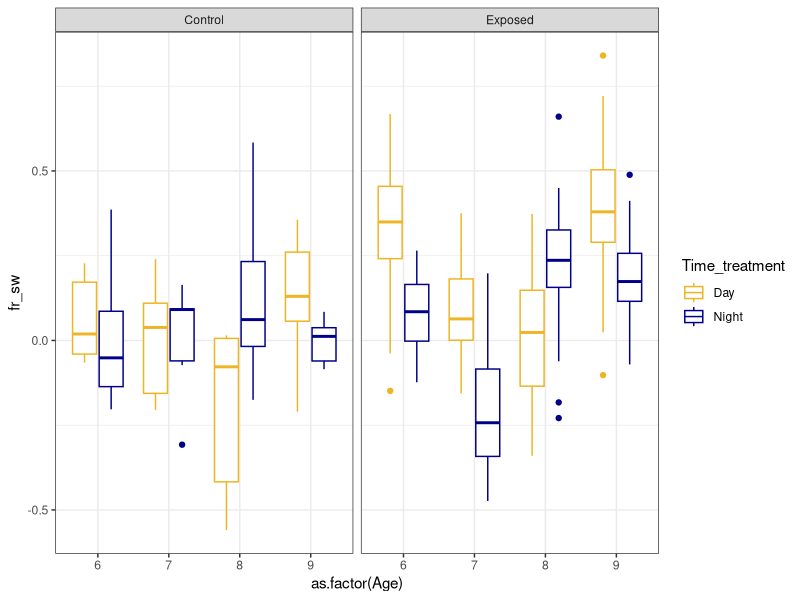
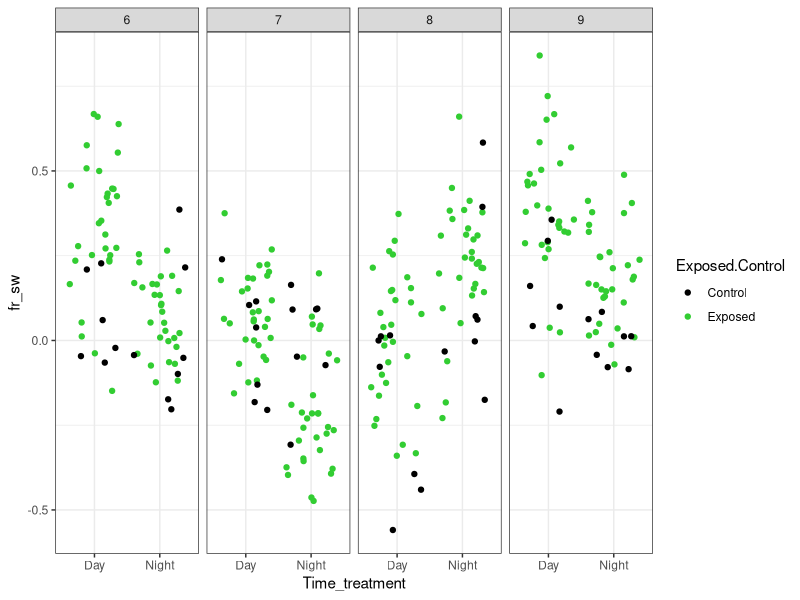
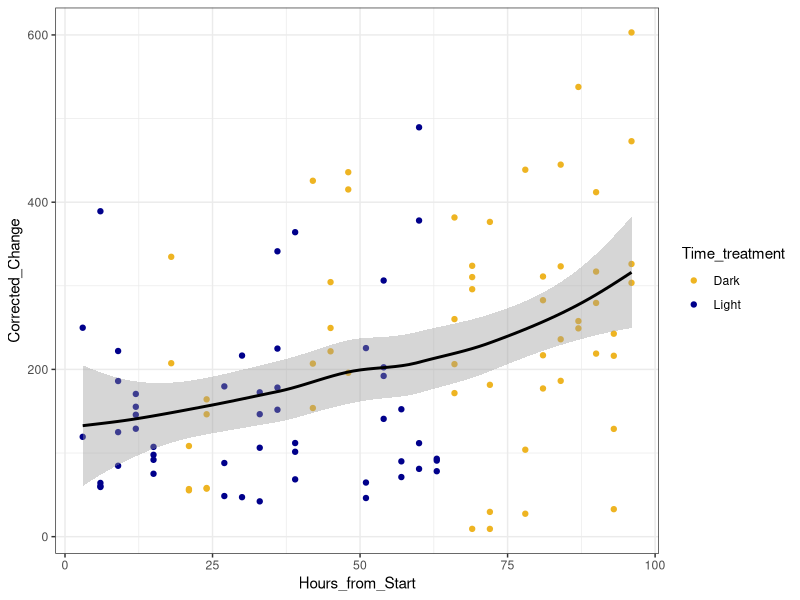
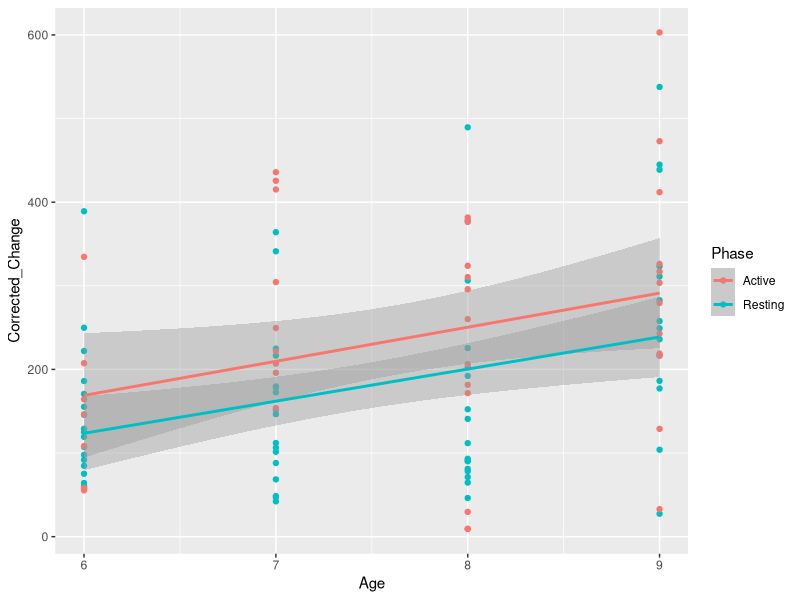
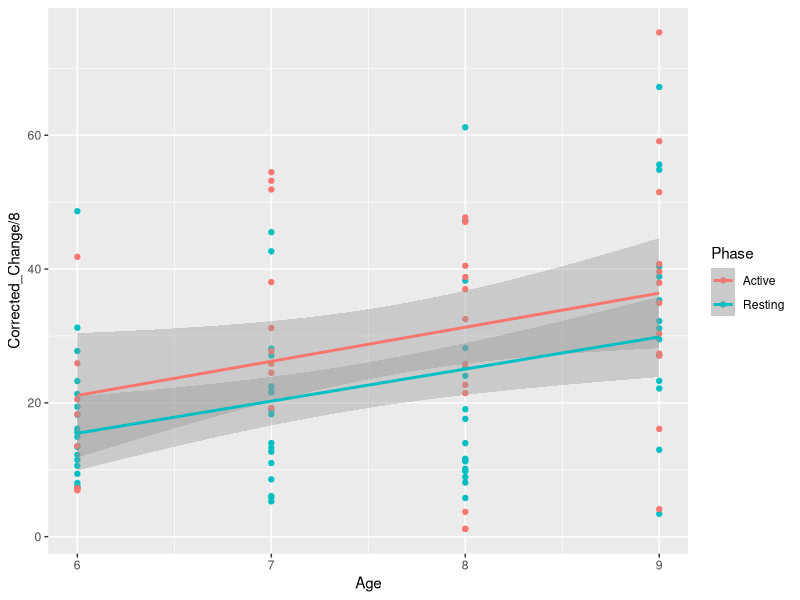
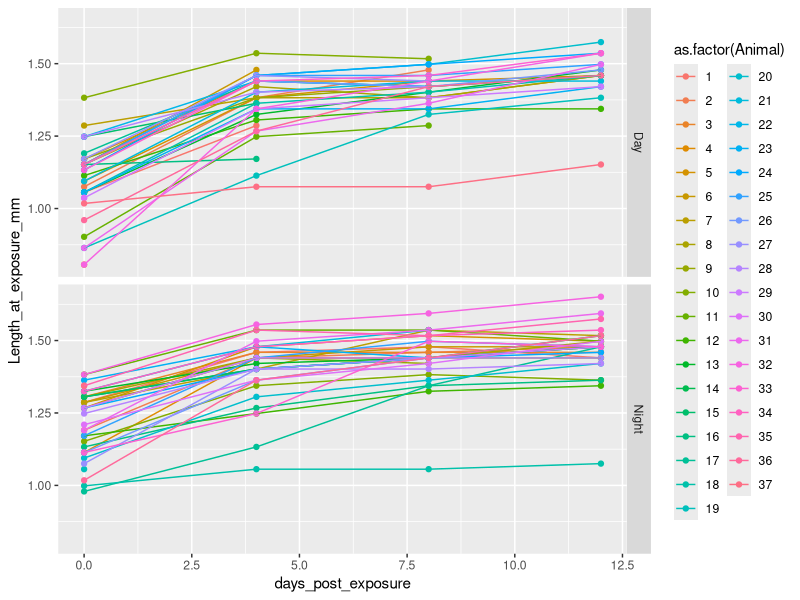
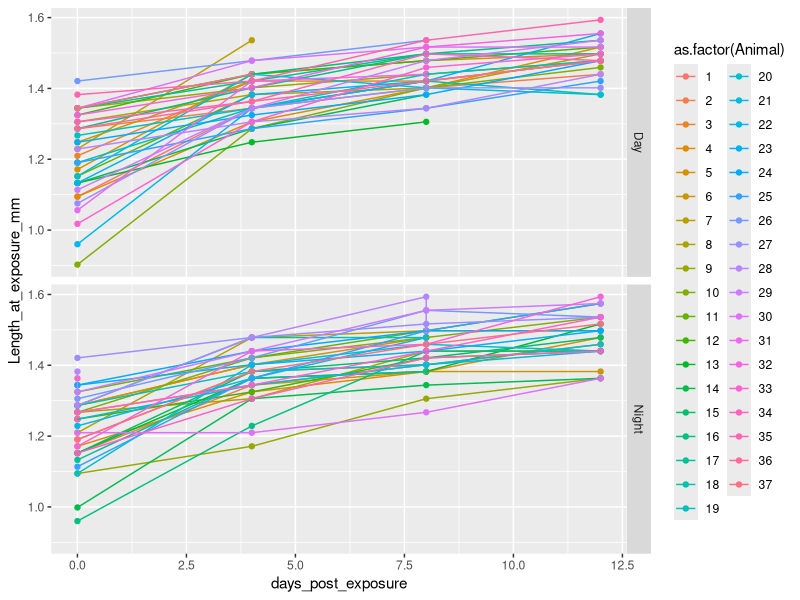
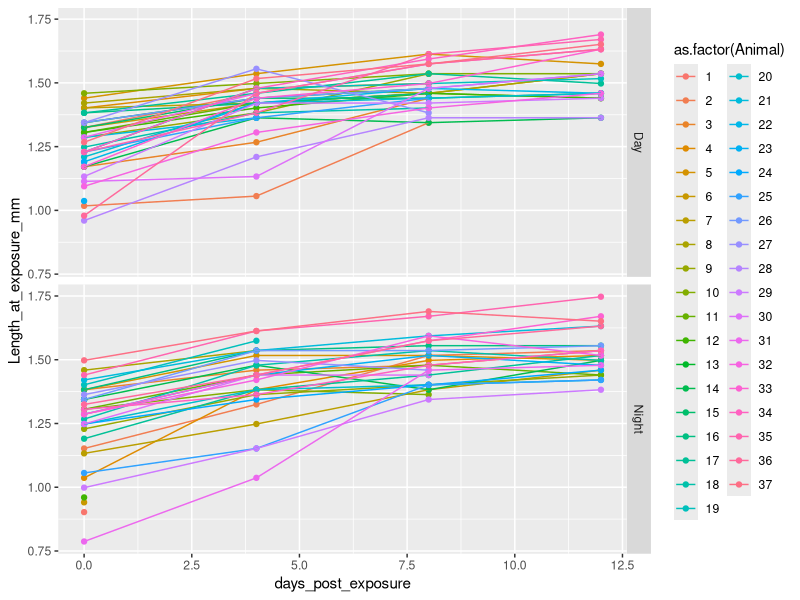

The R script that drew these images, in order:
## ---- chunk 1

library(tidyverse)
library(patchwork)

knitr::opts_chunk$set(echo = TRUE)
## ---- chunk 2
feed_data<-read.csv("data/feeding_data_3.28.21.csv", header=T)

po<-read.csv("data/4_Day_PO.csv", header = T) #Corrected_Change is the Active PO per sample (8 ind. per sample)

growth<-read.csv("data/growth_data_3.28.21.csv", header=T)

life<-read.csv("data/life_data_3.28.21.csv", header =T)

## ---- chunk 3
#calculate the mean of the controls for each plate
summary_data <- feed_data %>%
  group_by(Plate_Control) %>%
  mutate(control_mean = mean(Control_Flour_Reading, na.rm = T)) %>%
  select(Plate_Control, control_mean) %>%
  distinct() %>% as.data.frame()

#remove extra row
summary_data  <- summary_data[!(summary_data$Plate_Control == ""),]

#match control mean with plate treatment
map = setNames(summary_data$control_mean,summary_data$Plate_Control)
feed_data$control_mean <- map[as.character(feed_data$Plate_Treatment)]

#volume, mL
v = 10

#time, hours
t = 9

##difference in feeding compared to control
k=feed_data$control_mean/feed_data$Flourometry_Reading

##calculate feeding rate (Sarnelle and Wilson)
feed_data$fr_sw <- log(k) * (v/t)

#calculate mean feeding rate per animal (keep rate > 0)
animal_mean <- feed_data %>%
  #keep fr_sw values > 0
  #filter(fr_sw > 0) %>% #this removes 64 animals...
  #group based on these variables
  group_by(Time_treatment, Age, Animal, Exposed.Control) %>%
  #means based on groups above
  summarise(fr_sw = mean(fr_sw, na.rm=TRUE)) 

## ---- chunk 4
#combine feeding rates with life history data 
merge(animal_mean, life, by=c("Age", "Time_treatment", "Animal", "Exposed.Control"), keep=TRUE) %>%
  mutate(id = paste(Age,
                    Time_treatment,
                    Animal,
                    Exposed.Control, 
                    sep = "_")) %>%
           as.data.frame()->all.data


#create id for growth data 
growth %>%
  mutate(id = paste(Age,
                    Time_treatment,
                    Animal,
                    Exposed.Control, 
                    sep = "_")) %>%
           as.data.frame()->growth
## ---- chunk 5
all.data %>%
  filter(Sex == "F")%>%
  ggplot()+
  geom_boxplot(aes(x=as.factor(Age), y=fr_sw, color=Time_treatment))+
  scale_color_manual(values=c("goldenrod2", "darkblue"))+
  facet_grid(.~Exposed.Control)+
  theme_bw()

all.data %>%
  filter(Sex == "F")%>%
  ggplot()+
  geom_jitter(aes(x=Time_treatment, y=fr_sw, color=Exposed.Control))+
  scale_color_manual(values=c("black", "limegreen"))+
  facet_grid(.~Age)+
  theme_bw()

## ---- chunk 6
po %>%
  ggplot()+
  geom_point(aes(x=Hours_from_Start, y =Corrected_Change, color=Time_treatment))+
  scale_color_manual(values=c("goldenrod2", "darkblue"))+
  geom_smooth(aes(x=Hours_from_Start, y =Corrected_Change), color="black", span=1)+
  theme_bw()

po %>%
  ggplot(aes(x=Age, y = Corrected_Change, color=Phase))+
  geom_point()+
  geom_smooth(method="lm")

po %>%
  ggplot(aes(x=Age, y = Corrected_Change/8, color=Phase))+
  geom_point()+
  geom_smooth(method="lm")

## ---- chunk 7
growth %>%
  filter(Age == 6) %>%
  ggplot(aes(x=days_post_exposure, y=Length_at_exposure_mm, color=as.factor(Animal)))+
  geom_point()+
  geom_line()+
  facet_grid(Time_treatment~.)

growth %>%
  filter(Age == 7) %>%
  ggplot(aes(x=days_post_exposure, y=Length_at_exposure_mm, color=as.factor(Animal)))+
  geom_point()+
  geom_line()+
  facet_grid(Time_treatment~.)

growth %>%
  filter(Age == 8) %>%
  ggplot(aes(x=days_post_exposure, y=Length_at_exposure_mm, color=as.factor(Animal)))+
  geom_point()+
  geom_line()+
  facet_grid(Time_treatment~.)

growth %>%
  filter(Age == 9) %>%
  ggplot(aes(x=days_post_exposure, y=Length_at_exposure_mm, color=as.factor(Animal)))+
  geom_point()+
  geom_line()+
  facet_grid(Time_treatment~.)

#lag and lead

## ---- chunk 8

# infection prevalence
all.data %>%
  filter(Time_treatment == "Exposed" | Sex == "F") %>%
  ggplot(aes(x=Age, y=infected, color=Time_treatment))+
  scale_color_manual(values=c("goldenrod2", "darkblue"))+
  geom_jitter(width = .1, height = .1)+
  geom_smooth(method="lm")+
  scale_y_continuous(limits=c(-.1,1))+
  scale_x_continuous(breaks=c(6,7,8,9))+
  theme_bw()


#infection intensity
life %>%
  filter(Time_treatment == "Exposed"| Sex == "F") %>%
  ggplot(aes(x=Age, y=spore_counts, color=Time_treatment))+
  scale_color_manual(values=c("goldenrod2", "darkblue"))+
  #geom_jitter(width=.25)+
  geom_point()+
  geom_smooth(method="lm")+
  theme_bw()

## ---- chunk 9

#total offspring
all.data %>%
  filter(Sex == "F") %>%
  #filter(infected != "NA") %>%     #removes controls
  ggplot(aes(x=Time_treatment, y=total_offspring, fill=as.factor(infected)))+
  geom_boxplot()+
  facet_grid(~Age)


#age at first clutch
all.data %>% 
  filter(Sex == "F") %>%
  #filter(infected != "NA") %>%     #removes controls
  ggplot(aes(x=Time_treatment, y=age_at_first_clutch, fill=as.factor(infected)))+
  geom_boxplot()+
  facet_grid(~Age)

## ---- chunk 10

#Does PO differ across a day (Resting = Light hours, Active = dark hours) and across ages? 
summary(po_model<-glm(Corrected_Change ~ Phase*as.factor(Age), data=po))
plot(po_model)

newdata<-expand.grid(Phase=c("Active", "Resting"), Age = 6:9)
newdata$preds<-predict(po_model, newdata=newdata)

newdata %>%
  ggplot()+
  geom_line(aes(x=Age, y=preds, color=Phase))+
  geom_point(po, mapping=aes(x=Age, y=Corrected_Change, color=Phase), alpha = 0.5)
## ---- chunk 11
prev <- all.data %>%
  filter(Exposed.Control == "Exposed") %>%
  group_by(Age, Time_treatment) %>%
  summarise(inf = sum(infected, na.rm=T),
            n = length(infected),
            prev = inf/n)

#Does infection prevalence increase with age and night exposure?
summary(inf_model<-glm(infected ~ as.factor(Age)+Time_treatment, 
               family = binomial, 
               data=filter(all.data, Exposed.Control == "Exposed")))

## ---- chunk 12

#Does infection intensity increase with Age and night exposure?
summary(spore_model<-glm(spore_counts ~ as.factor(Age) * Time_treatment, family = poisson(), data=filter(all.data, infected == 1)))
plot(spore_model)
